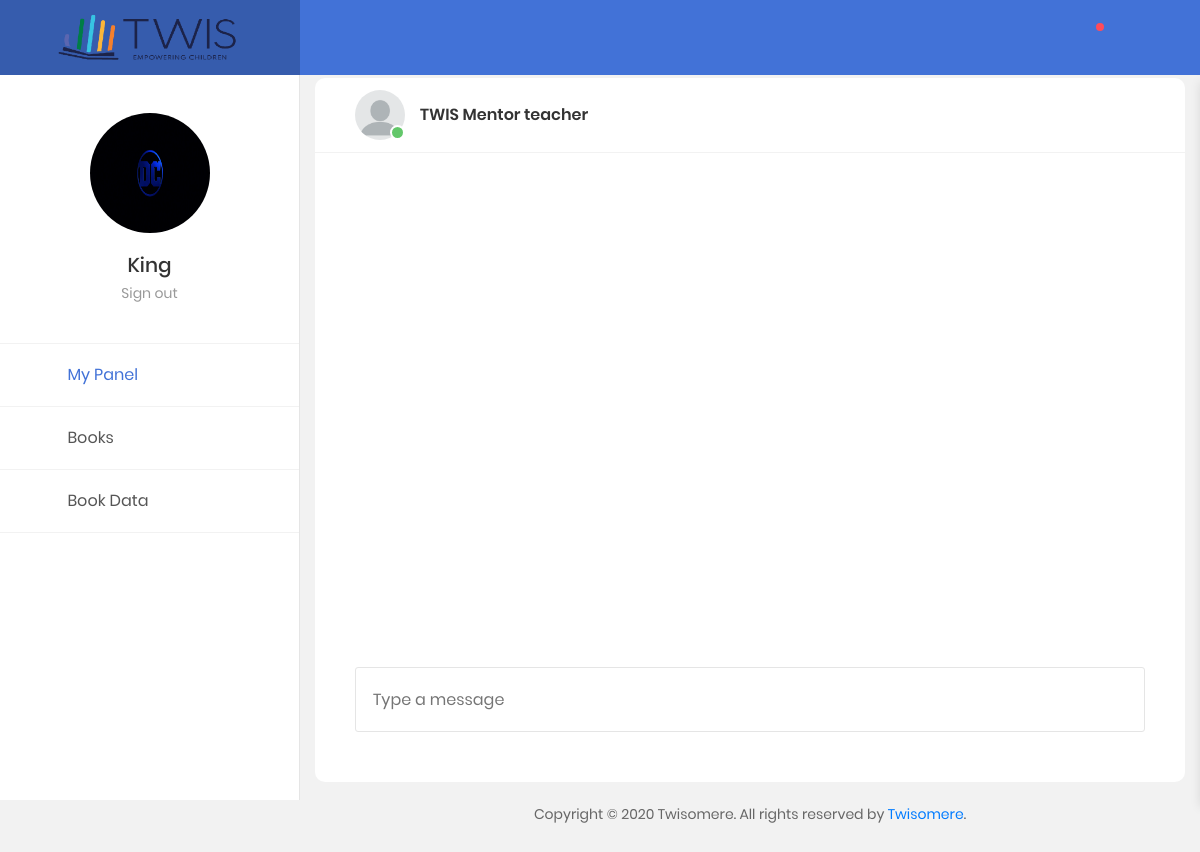
The page /master/school_student/index.php?remarks (signed in) on the database as committed earlier.
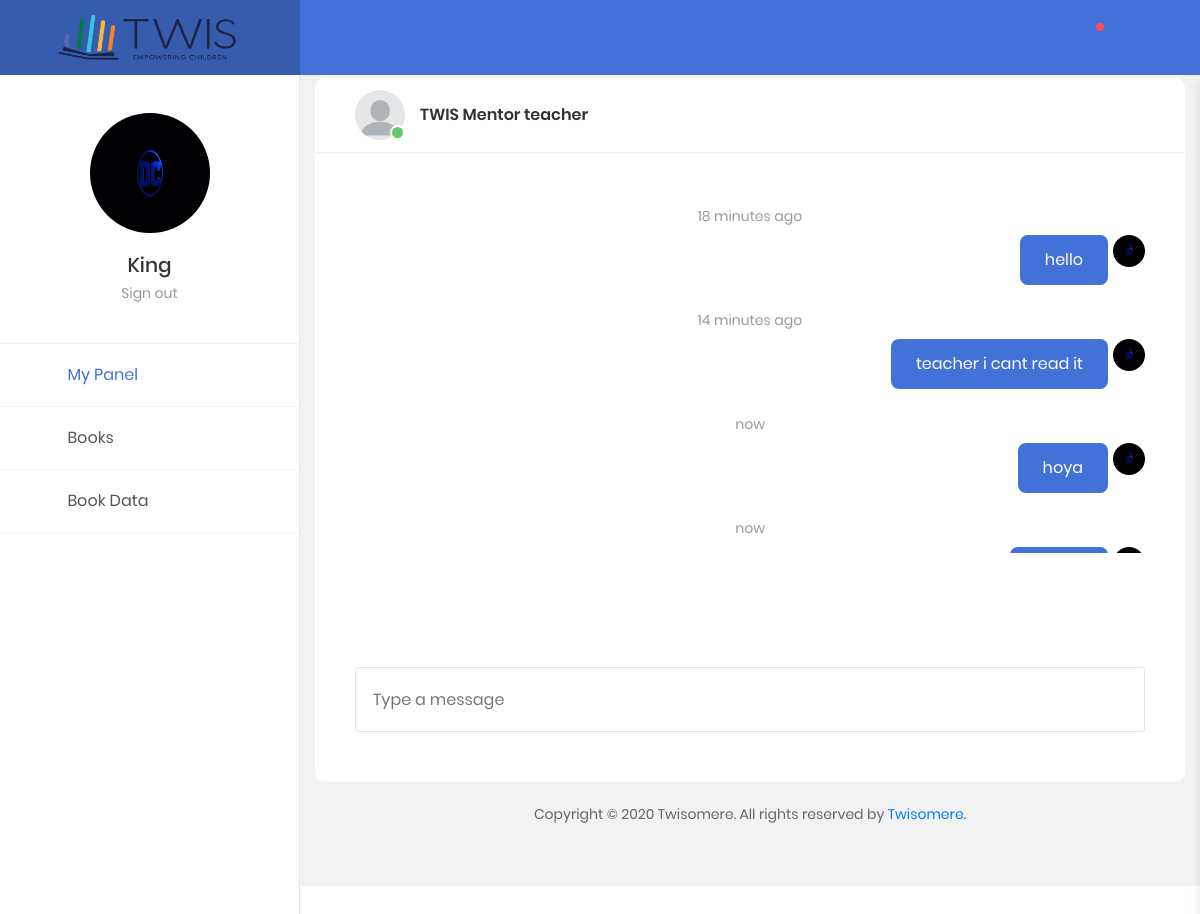
The same page on the database as committed later.
### tables this page shows
CREATE TABLE `school` (
  `school_id` int(250) NOT NULL,
  `sub_id` int(250) NOT NULL,
  `school_name` varchar(250) NOT NULL,
  `school_email` varchar(250) NOT NULL,
  `school_password` varchar(255) NOT NULL,
  `school_tel` varchar(250) NOT NULL,
  `school_status` int(11) NOT NULL,
  `school_profile` varchar(255) NOT NULL
);

CREATE TABLE `student` (
  `student_id` int(250) NOT NULL,
  `school_id` int(250) DEFAULT NULL,
  `student_Fname` varchar(250) NOT NULL,
  `student_Lname` varchar(250) NOT NULL,
  `student_gender` varchar(20) NOT NULL,
  `student_username` varchar(255) NOT NULL,
  `student_password` varchar(255) NOT NULL,
  `level_id` int(250) NOT NULL,
  `parent_id` int(250) DEFAULT NULL,
  `student_profile` varchar(255) NOT NULL
);

CREATE TABLE `messages` (
  `message_id` int(11) NOT NULL,
  `sender_id` text DEFAULT NULL,
  `receiver_id` int(255) DEFAULT NULL,
  `message_content` longtext DEFAULT NULL,
  `message_file` longtext DEFAULT NULL,
  `message_date` text DEFAULT NULL,
  `message_status` text DEFAULT NULL,
  `message_side` text DEFAULT NULL
);

### master/school_student/index.php (the view, shortened to what this page needs)
<!DOCTYPE html>
<?php
include "../config/connection.php";
if(isset($_SESSION['school_student_twis_data_2020']) == false){
    header("Location:../login.php");
}else{
    ?>
                                <?php
                                $sql1="SELECT * from student where student_username='$_SESSION[school_student_twis_data_2020]'";
                                $result1=$conn->query($sql1);
                                while ($row1 = $result1->fetch_assoc()) {
                                $s_id=$row1['student_id'];
                                $s_username=$row1['student_username'];
                                $school=$row1['school_id'];
                                $s_profile=$row1['student_profile'];
                                $sql2="SELECT * FROM school where school_id='$school' ";
                                $result2=$conn->query($sql2);
                                while ($row2 = $result2->fetch_assoc()) {
                                    ?>
<html lang="en">
<head>
    <link href="../assets/css/font-face.css" rel="stylesheet" media="all">
    <link href="../assets/vendor/font-awesome-4.7/css/font-awesome.min.css" rel="stylesheet" media="all">
    <link href="../assets/vendor/font-awesome-5/css/fontawesome-all.min.css" rel="stylesheet" media="all">
    <link href="../assets/vendor/mdi-font/css/material-design-iconic-font.min.css" rel="stylesheet" media="all">
    <link href="../assets/vendor/bootstrap-4.1/bootstrap.min.css" rel="stylesheet" media="all">
    <link href="../assets/vendor/animsition/animsition.min.css" rel="stylesheet" media="all">
    <link href="../assets/vendor/bootstrap-progressbar/bootstrap-progressbar-3.3.4.min.css" rel="stylesheet" media="all">
    <link href="../assets/vendor/wow/animate.css" rel="stylesheet" media="all">
    <link href="../assets/vendor/css-hamburgers/hamburgers.min.css" rel="stylesheet" media="all">
    <link href="../assets/vendor/slick/slick.css" rel="stylesheet" media="all">
    <link href="../assets/vendor/select2/select2.min.css" rel="stylesheet" media="all">
    <link href="../assets/vendor/perfect-scrollbar/perfect-scrollbar.css" rel="stylesheet" media="all">
    <link href="../assets/vendor/vector-map/jqvmap.min.css" rel="stylesheet" media="all">
    <link href="../assets/css/theme.css" rel="stylesheet" media="all">
</head>
<body class="animsition">
    <div class="page-wrapper">
        <aside class="menu-sidebar2">
            <div class="logo">
                <a href="index.php">
                    <img src="../assets/images/icon/logo.png" alt="Twisomere" />
                </a>
            </div>
                                                        <?php
                                                            if (empty($s_profile)) {
                                                                $fileName = "avatar.png";
                                                            } else {
                                                                $fileName = "$s_profile";
                                                            }
                                                        ?>
            <div class="menu-sidebar2__content js-scrollbar1">
                <div class="account2">
                    <div class="image img-cir img-120">
                        <img src="student_profiles/<?php echo $fileName ?>" alt="<?php echo $s_username ?>" style="width:100%;height: 100%;" />
                    </div>
                    <h4 class="name"><?php echo $s_username ?></h4>
                    <a href="?sign=out" id="logout">Sign out</a>
                </div>
                <nav class="navbar-sidebar2">
                    <ul class="list-unstyled navbar__list">
                        <li class="active has-sub">
                            <a class="js-arrow" href="index.php">
                                <i class="fas fa-tachometer-alt"></i>My Panel
                            </a>
                        </li>
                        <li>
                            <a href="index.php?view_book">
                                <i class="fas fa-book"></i>Books</a>
                        </li>
                        <li class="has-sub">
                            <a class="js-arrow" href="#">
                                <i class="fas fa-file"></i>Book Data
                                <span class="arrow">
                                    <i class="fas fa-angle-down"></i>
                                </span>
                            </a>
                        </li>
                    </ul>
                </nav>
            </div>
        </aside>
        <div class="page-container2">
            <header class="header-desktop2">
                <div class="section__content section__content--p30">
                    <div class="container-fluid">
                        <div class="header-wrap2">
                            <div class="header-button2">
                                <div class="header-button-item js-item-menu">
                                    <i class="zmdi zmdi-search"></i>
                                </div>
                                <div class="header-button-item has-noti js-item-menu">
                                    <i class="zmdi zmdi-notifications"></i>
                                </div>
                                <div class="header-button-item mr-0 js-sidebar-btn">
                                    <i class="zmdi zmdi-menu"></i>
                                </div>
                            </div>
                        </div>
                    </div>
                </div>
            </header>
            <section >
                <br>
                <br>
                <br>
            </section>
            <?php
        if(isset($_GET['home']))
        {
            include("home.php");
        }
         elseif(isset($_GET['view_book']))
        {
            include("view_books.php");
        }
         elseif(isset($_GET['read_book_content']))
        {
            include("read_book.php");
        }
         elseif(isset($_GET['settings']))
        {
            include("settings.php");
        }
        elseif(isset($_GET['profile']))
        {
            include("profile.php");
        }
         elseif(isset($_GET['update_profile']))
        {
            include("complete_profile_update_data.php");
        }
         elseif(isset($_GET['add_favorite']))
        {
            include("create_favorite.php");
        }
         elseif(isset($_GET['remarks']))
        {
            include("remarks.php");
        }
         elseif(isset($_GET['send_remarks']))
        {
            include("send_remarks.php");
        }
         else
        {
            include("home.php");
        }
        ?>
            <section>
                <div class="container-fluid">
                    <div class="row">
                        <div class="col-md-12">
                            <div class="copyright">
                                <p>Copyright © 2020 Twisomere. All rights reserved by <a href="#">Twisomere</a>.</p>
                            </div>
                        </div>
                    </div>
                </div>
            </section>
        </div>
    </div>
</body>
</html>
<?php
}
}
}
?>

### master/school_student/remarks.php (shortened to what this page needs)
<div class="container-fluid">
	<div class="row">
		<div class="col-lg-12">
			<div class="au-card au-card--no-shadow au-card--no-pad ">
	                <div class="au-chat__title">
	                    <div class="au-chat-info">
	                        <div class="avatar-wrap online">
	                            <div class="avatar avatar--small">
	                                <img src="student_profiles/avatar.png"alt="TWIS Teacher">
	                            </div>
	                        </div>
	                        <span class="nick">
	                            <a href="#">TWIS Mentor teacher </a>
	                        </span>
	                    </div>
	                </div>
	                <div class="au-chat__content">
	                	<?php
	                	function get_time_ago( $time )
						{
						    $time_difference = time() - $time;
						    if( $time_difference < 1 ) { return 'now'; }
						    $condition = array( 12 * 30 * 24 * 60 * 60 =>  'year',
						                30 * 24 * 60 * 60       =>  'month',
						                24 * 60 * 60            =>  'day',
						                60 * 60                 =>  'hour',
						                60                      =>  'minute',
						                1                       =>  'second'
						    );
						    foreach( $condition as $secs => $str )
						    {
						        $d = $time_difference / $secs;
						        if( $d >= 1 )
						        {
						            $t = round( $d );
						            return '' . $t . ' ' . $str . ( $t > 1 ? 's' : '' ) . ' ago';
						        }
						    }
						}
                        	$sql5="SELECT * from messages where sender_id='$s_id' ORDER BY message_date ASC";
                        	$result5=$conn->query($sql5);
                        	while ($row5 = $result5->fetch_assoc()) {
                        	$m_content=$row5['message_content'];
                        	$m_side=$row5['message_side'];
                        	$m_date=$row5['message_date'];
                        	if ($m_side == "teacher") {
                        		?>
                        			<div class="recei-mess-wrap">
				                        <span class="mess-time"><?php echo get_time_ago( strtotime($m_date) );?></span>
				                        <div class="recei-mess__inner">
				                            <div class="avatar avatar--tiny">
				                                <img src="student_profiles/avatar.png" alt="John Smith">
				                            </div>
				                            <div class="recei-mess-list">
				                                <div class="recei-mess"><?php echo $m_content; ?></div>
				                            </div>
				                        </div>
		                    		</div>
                        		<?php
                        	} else {
                        		?>
                        			<div class="send-mess-wrap">
				                        <span class="mess-time"><?php echo get_time_ago( strtotime($m_date) );?></span>
				                        <div class="send-mess__inner">
				                            <div class="send-mess-list">
				                                <div class="send-mess"><?php echo $m_content; ?>
				                                </div>
				                            </div>
				                            <div class="avatar avatar--tiny" style="margin-left: 5px;">
				                                <img src="student_profiles/<?php echo $fileName ?>" alt="<?php echo $s_username ?>" style="width: 100%;height: 100%;">
				                            </div>
				                        </div>
				                    </div>
                        		<?php
                        	}
	                	}
	                	?>
	                </div>
	                <div class="au-chat-textfield" id="student_message"></div>
	                <div class="au-chat-textfield">
	                    <form class="au-form-icon" action="index.php?send_remarks" method="post">
	                        <input class="au-input au-input--full au-input--h65" type="text" placeholder="Type a message" id="message_content" name="message_content" >
	                        <button class="au-input-icon" type="submit">
	                            <i class="zmdi zmdi-mail-send"></i>
	                        </button>
	                    </form>
	                </div>
	        </div>
        </div>
	</div>
</div>

Rows that differ between the two databases and show on the page:
added messages: message_date "18 minutes ago", message_content "hello", student.student_profile (picture)
added messages: message_date "14 minutes ago", message_content "teacher i cant read it", student.student_profile (picture)
added messages: message_date "now", message_content "hoya", student.student_profile (picture)
added messages: message_date "now", student.student_profile (picture)
